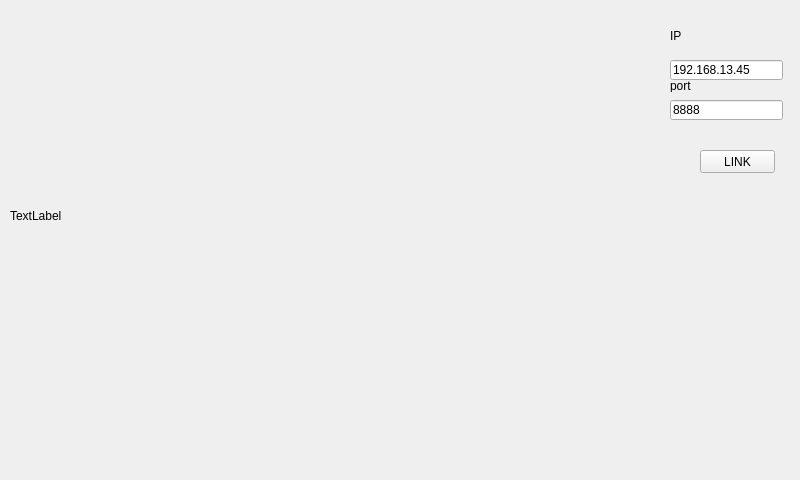
<?xml version="1.0" encoding="UTF-8"?>
<ui version="4.0">
 <class>v4l2client</class>
 <widget class="QMainWindow" name="v4l2client">
  <property name="geometry">
   <rect>
    <x>0</x>
    <y>0</y>
    <width>800</width>
    <height>480</height>
   </rect>
  </property>
  <property name="windowTitle">
   <string>v4l2client</string>
  </property>
  <widget class="QWidget" name="centralWidget">
   <widget class="QLabel" name="label">
    <property name="geometry">
     <rect>
      <x>10</x>
      <y>0</y>
      <width>551</width>
      <height>431</height>
     </rect>
    </property>
    <property name="text">
     <string>TextLabel</string>
    </property>
   </widget>
   <widget class="QLineEdit" name="ip_edit">
    <property name="geometry">
     <rect>
      <x>670</x>
      <y>60</y>
      <width>113</width>
      <height>20</height>
     </rect>
    </property>
    <property name="text">
     <string>192.168.13.45</string>
    </property>
   </widget>
   <widget class="QLineEdit" name="port_edit">
    <property name="geometry">
     <rect>
      <x>670</x>
      <y>100</y>
      <width>113</width>
      <height>20</height>
     </rect>
    </property>
    <property name="text">
     <string>8888</string>
    </property>
   </widget>
   <widget class="QLabel" name="label_2">
    <property name="geometry">
     <rect>
      <x>670</x>
      <y>30</y>
      <width>54</width>
      <height>12</height>
     </rect>
    </property>
    <property name="text">
     <string>IP</string>
    </property>
   </widget>
   <widget class="QLabel" name="label_3">
    <property name="geometry">
     <rect>
      <x>670</x>
      <y>80</y>
      <width>54</width>
      <height>12</height>
     </rect>
    </property>
    <property name="text">
     <string>port</string>
    </property>
   </widget>
   <widget class="QPushButton" name="pushButton">
    <property name="geometry">
     <rect>
      <x>700</x>
      <y>150</y>
      <width>75</width>
      <height>23</height>
     </rect>
    </property>
    <property name="text">
     <string>LINK</string>
    </property>
   </widget>
  </widget>
 </widget>
 <layoutdefault spacing="6" margin="11"/>
 <resources/>
 <connections/>
</ui>
